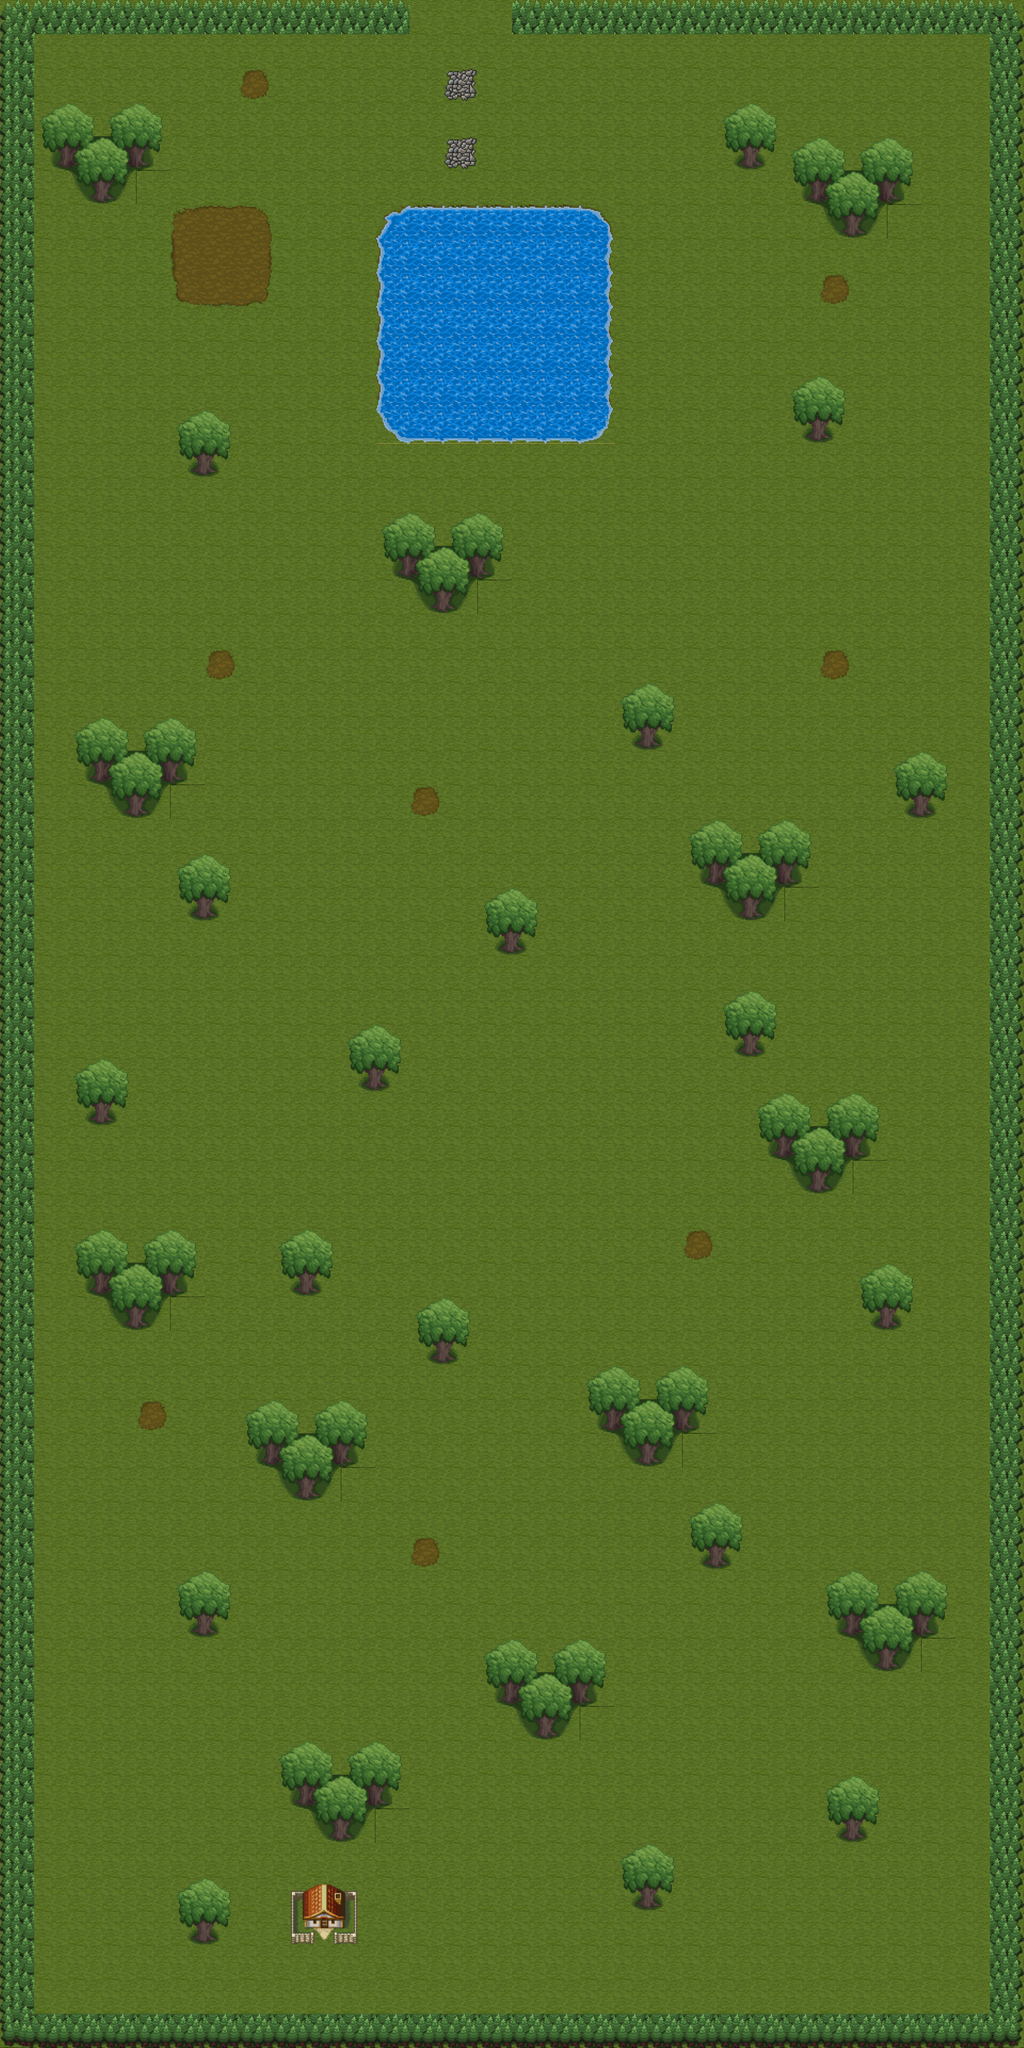

Rendered tile map (Tiled .tmx) drawn with the repository's tilesets; below, a short description and the full map source, tile grids included:
An orthogonal 30x60 tile map with 64x64 px tiles, 1 tile layer (Tile Layer 1), 2 tilesets and 2 objects (spawn-entrance, door-town).

<map version="1.9" tiledversion="1.9.2" orientation="orthogonal" renderorder="right-down" width="30" height="60" tilewidth="64" tileheight="64" infinite="0" nextlayerid="3" nextobjectid="3">
 <tileset firstgid="1" source="Outdoor.tsx" />
 <tileset firstgid="351" source="outsideTiles.tsx" />
 <layer id="1" name="Tile Layer 1" width="30" height="60">
  <data encoding="csv">
21,22,22,22,22,22,22,22,22,22,22,22,1,1,1,22,22,22,22,22,22,22,22,22,22,22,22,22,22,23,
31,1,1,1,1,1,1,1,1,1,1,1,1,1,1,1,1,1,1,1,1,1,1,1,1,1,1,1,1,33,
31,1,1,1,1,1,1,16,1,1,1,1,1,56,1,1,1,1,1,1,1,1,1,1,1,1,1,1,1,33,
31,117,118,119,120,1,1,1,1,1,1,1,1,1,1,1,1,1,1,1,1,96,97,1,1,1,1,1,1,33,
31,127,128,129,130,1,1,1,1,1,1,1,1,56,1,1,1,1,1,1,1,106,107,117,118,119,120,1,1,33,
31,1,138,139,1,1,1,1,1,1,1,1,1,1,1,1,1,1,1,1,1,1,1,127,128,129,130,1,1,33,
31,1,1,1,1,26,27,28,1,1,1,156,157,157,157,157,157,158,1,1,1,1,1,1,138,139,1,1,1,33,
31,1,1,1,1,36,37,38,1,1,1,166,167,167,167,167,167,168,1,1,1,1,1,1,1,1,1,1,1,33,
31,1,1,1,1,46,47,48,1,1,1,166,167,167,167,167,167,168,1,1,1,1,1,1,16,1,1,1,1,33,
31,1,1,1,1,1,1,1,1,1,1,166,167,167,167,167,167,168,1,1,1,1,1,1,1,1,1,1,1,33,
31,1,1,1,1,1,1,1,1,1,1,166,167,167,167,167,167,168,1,1,1,1,1,1,1,1,1,1,1,33,
31,1,1,1,1,1,1,1,1,1,1,166,167,167,167,167,167,168,1,1,1,1,1,96,97,1,1,1,1,33,
31,1,1,1,1,96,97,1,1,1,1,176,177,177,177,177,177,178,1,1,1,1,1,106,107,1,1,1,1,33,
31,1,1,1,1,106,107,1,1,1,1,1,1,1,1,1,1,1,1,1,1,1,1,1,1,1,1,1,1,33,
31,1,1,1,1,1,1,1,1,1,1,1,1,1,1,1,1,1,1,1,1,1,1,1,1,1,1,1,1,33,
31,1,1,1,1,1,1,1,1,1,1,117,118,119,120,1,1,1,1,1,1,1,1,1,1,1,1,1,1,33,
31,1,1,1,1,1,1,1,1,1,1,127,128,129,130,1,1,1,1,1,1,1,1,1,1,1,1,1,1,33,
31,1,1,1,1,1,1,1,1,1,1,1,138,139,1,1,1,1,1,1,1,1,1,1,1,1,1,1,1,33,
31,1,1,1,1,1,1,1,1,1,1,1,1,1,1,1,1,1,1,1,1,1,1,1,1,1,1,1,1,33,
31,1,1,1,1,1,16,1,1,1,1,1,1,1,1,1,1,1,1,1,1,1,1,1,16,1,1,1,1,33,
31,1,1,1,1,1,1,1,1,1,1,1,1,1,1,1,1,1,96,97,1,1,1,1,1,1,1,1,1,33,
31,1,117,118,119,120,1,1,1,1,1,1,1,1,1,1,1,1,106,107,1,1,1,1,1,1,1,1,1,33,
31,1,127,128,129,130,1,1,1,1,1,1,1,1,1,1,1,1,1,1,1,1,1,1,1,1,96,97,1,33,
31,1,1,138,139,1,1,1,1,1,1,1,16,1,1,1,1,1,1,1,1,1,1,1,1,1,106,107,1,33,
31,1,1,1,1,1,1,1,1,1,1,1,1,1,1,1,1,1,1,1,117,118,119,120,1,1,1,1,1,33,
31,1,1,1,1,96,97,1,1,1,1,1,1,1,1,1,1,1,1,1,127,128,129,130,1,1,1,1,1,33,
31,1,1,1,1,106,107,1,1,1,1,1,1,1,96,97,1,1,1,1,1,138,139,1,1,1,1,1,1,33,
31,1,1,1,1,1,1,1,1,1,1,1,1,1,106,107,1,1,1,1,1,1,1,1,1,1,1,1,1,33,
31,1,1,1,1,1,1,1,1,1,1,1,1,1,1,1,1,1,1,1,1,1,1,1,1,1,1,1,1,33,
31,1,1,1,1,1,1,1,1,1,1,1,1,1,1,1,1,1,1,1,1,96,97,1,1,1,1,1,1,33,
31,1,1,1,1,1,1,1,1,1,96,97,1,1,1,1,1,1,1,1,1,106,107,1,1,1,1,1,1,33,
31,1,96,97,1,1,1,1,1,1,106,107,1,1,1,1,1,1,1,1,1,1,1,1,1,1,1,1,1,33,
31,1,106,107,1,1,1,1,1,1,1,1,1,1,1,1,1,1,1,1,1,1,117,118,119,120,1,1,1,33,
31,1,1,1,1,1,1,1,1,1,1,1,1,1,1,1,1,1,1,1,1,1,127,128,129,130,1,1,1,33,
31,1,1,1,1,1,1,1,1,1,1,1,1,1,1,1,1,1,1,1,1,1,1,138,139,1,1,1,1,33,
31,1,1,1,1,1,1,1,1,1,1,1,1,1,1,1,1,1,1,1,1,1,1,1,1,1,1,1,1,33,
31,1,117,118,119,120,1,1,96,97,1,1,1,1,1,1,1,1,1,1,16,1,1,1,1,1,1,1,1,33,
31,1,127,128,129,130,1,1,106,107,1,1,1,1,1,1,1,1,1,1,1,1,1,1,1,96,97,1,1,33,
31,1,1,138,139,1,1,1,1,1,1,1,96,97,1,1,1,1,1,1,1,1,1,1,1,106,107,1,1,33,
31,1,1,1,1,1,1,1,1,1,1,1,106,107,1,1,1,1,1,1,1,1,1,1,1,1,1,1,1,33,
31,1,1,1,1,1,1,1,1,1,1,1,1,1,1,1,1,117,118,119,120,1,1,1,1,1,1,1,1,33,
31,1,1,1,16,1,1,117,118,119,120,1,1,1,1,1,1,127,128,129,130,1,1,1,1,1,1,1,1,33,
31,1,1,1,1,1,1,127,128,129,130,1,1,1,1,1,1,1,138,139,1,1,1,1,1,1,1,1,1,33,
31,1,1,1,1,1,1,1,138,139,1,1,1,1,1,1,1,1,1,1,1,1,1,1,1,1,1,1,1,33,
31,1,1,1,1,1,1,1,1,1,1,1,1,1,1,1,1,1,1,1,96,97,1,1,1,1,1,1,1,33,
31,1,1,1,1,1,1,1,1,1,1,1,16,1,1,1,1,1,1,1,106,107,1,1,1,1,1,1,1,33,
31,1,1,1,1,96,97,1,1,1,1,1,1,1,1,1,1,1,1,1,1,1,1,1,117,118,119,120,1,33,
31,1,1,1,1,106,107,1,1,1,1,1,1,1,1,1,1,1,1,1,1,1,1,1,127,128,129,130,1,33,
31,1,1,1,1,1,1,1,1,1,1,1,1,1,117,118,119,120,1,1,1,1,1,1,1,138,139,1,1,33,
31,1,1,1,1,1,1,1,1,1,1,1,1,1,127,128,129,130,1,1,1,1,1,1,1,1,1,1,1,33,
31,1,1,1,1,1,1,1,1,1,1,1,1,1,1,138,139,1,1,1,1,1,1,1,1,1,1,1,1,33,
31,1,1,1,1,1,1,1,117,118,119,120,1,1,1,1,1,1,1,1,1,1,1,1,1,1,1,1,1,33,
31,1,1,1,1,1,1,1,127,128,129,130,1,1,1,1,1,1,1,1,1,1,1,1,96,97,1,1,1,33,
31,1,1,1,1,1,1,1,1,138,139,1,1,1,1,1,1,1,1,1,1,1,1,1,106,107,1,1,1,33,
31,1,1,1,1,1,1,1,1,1,1,1,1,1,1,1,1,1,96,97,1,1,1,1,1,1,1,1,1,33,
31,1,1,1,1,96,97,1,98,99,100,1,1,1,1,1,1,1,106,107,1,1,1,1,1,1,1,1,1,33,
31,1,1,1,1,106,107,1,108,109,110,1,1,1,1,1,1,1,1,1,1,1,1,1,1,1,1,1,1,33,
31,1,1,1,1,1,1,1,1,1,1,1,1,1,1,1,1,1,1,1,1,1,1,1,1,1,1,1,1,33,
31,1,1,1,1,1,1,1,1,1,1,1,1,1,1,1,1,1,1,1,1,1,1,1,1,1,1,1,1,33,
41,42,42,42,42,42,42,42,42,42,42,42,42,42,42,42,42,42,42,42,42,42,42,42,42,42,42,42,42,43
</data>
 </layer>
 <objectgroup id="2" name="Triggers">
  <object id="1" name="spawn-entrance" gid="360" x="833.364" y="123.091" width="64" height="64">
   <properties>
    <property name="name" value="entrance" />
    <property name="type" value="spawn" />
   </properties>
  </object>
  <object id="2" name="door-town" gid="360" x="770.333" y="32" width="185.333" height="32">
   <properties>
    <property name="targetMap" value="town" />
    <property name="targetSpawnPoint" value="forest-entrance" />
    <property name="type" value="door" />
   </properties>
  </object>
 </objectgroup>
</map>
